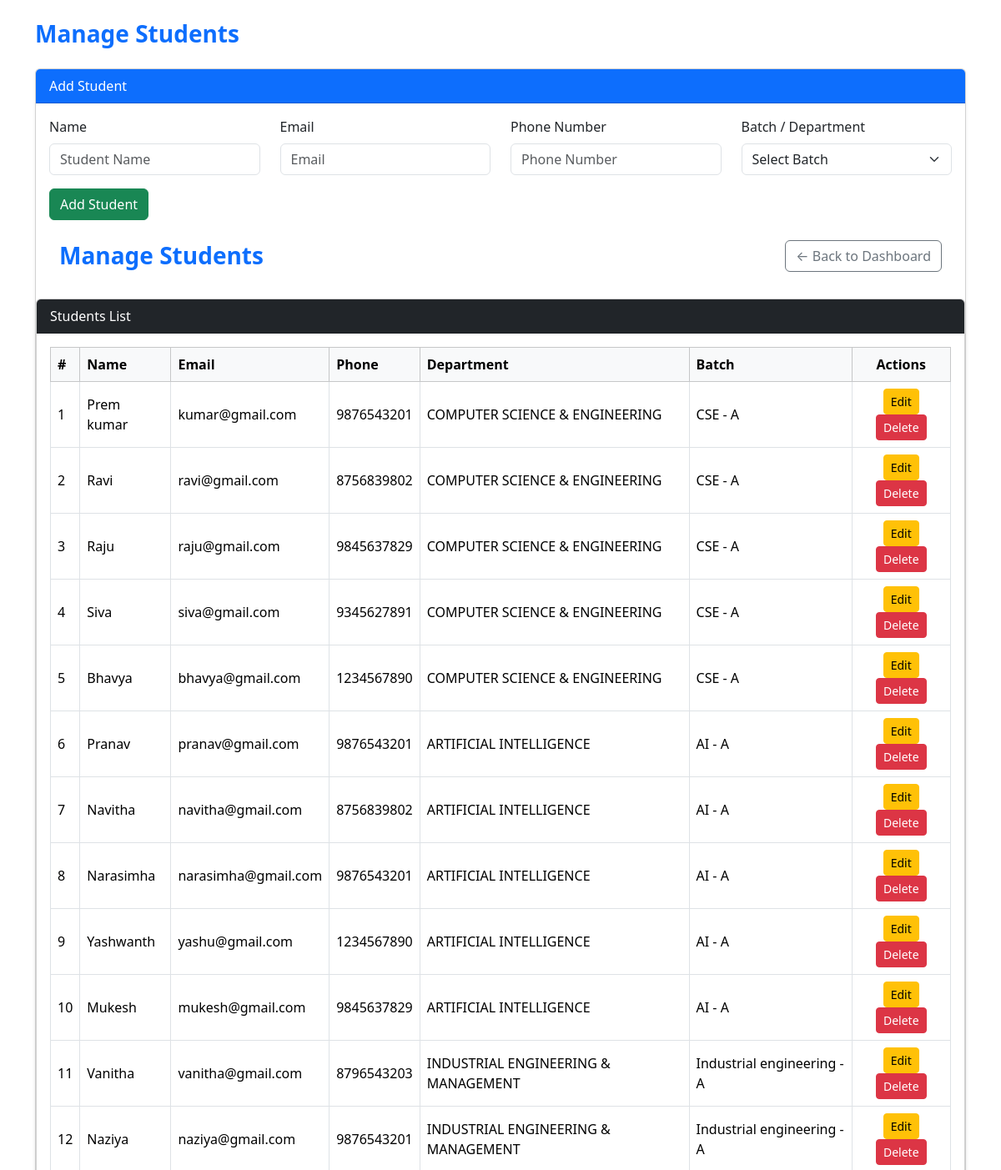
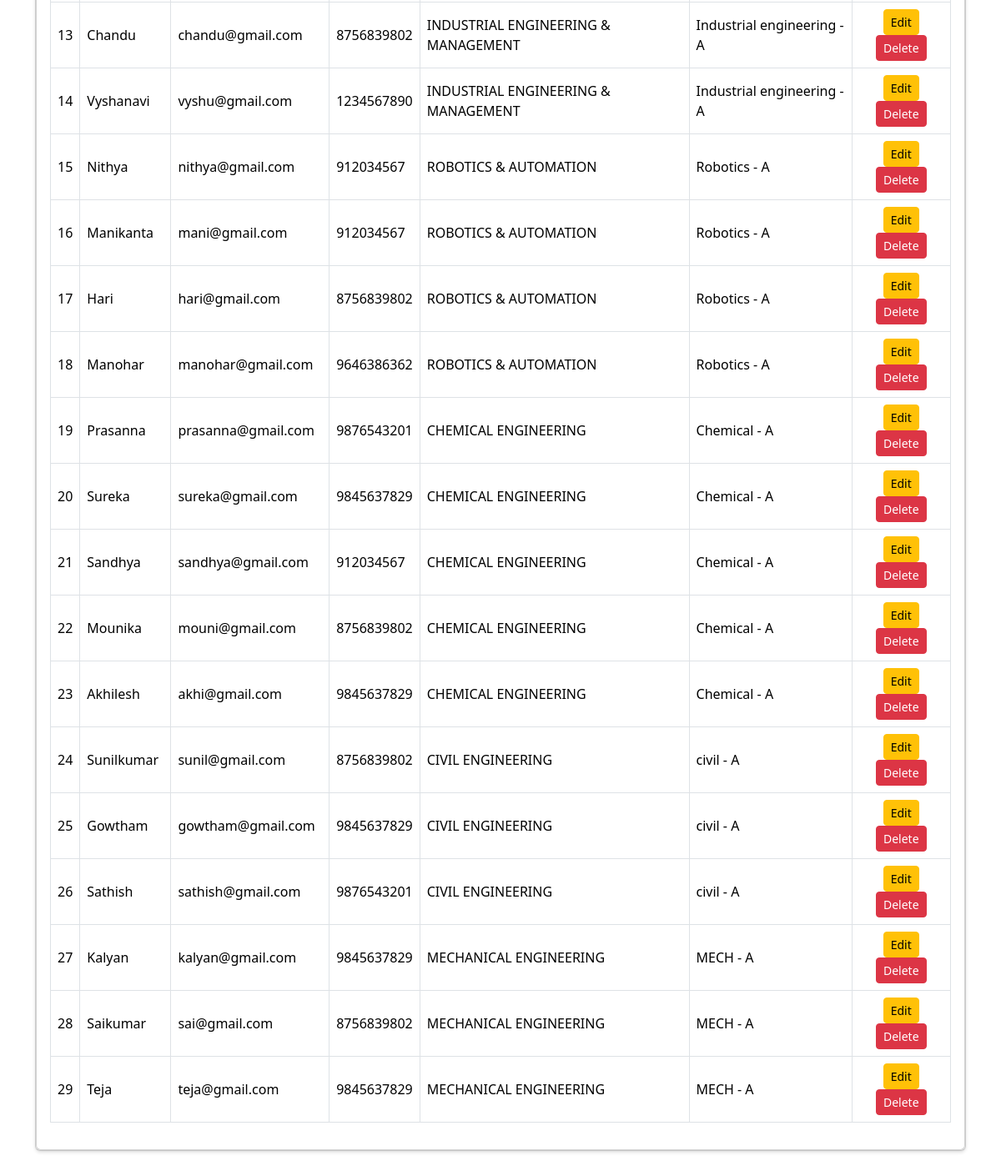
The app's page /manage/ (signed in) with its own data (2 pictures, top to bottom).
### myapp/models.py (models this page shows, shortened)
class Student(models.Model):
    teacher = models.ForeignKey(
        Teacher,
        on_delete=models.CASCADE,
        null=True,
        blank=True
    )
    batch = models.ForeignKey(
        Batch,
        on_delete=models.CASCADE,
        null=True,
        blank=True
    )
    name = models.CharField(max_length=100)
    email = models.EmailField()
    phone_no = models.CharField(max_length=15, blank=True, null=True)
    is_active = models.BooleanField(default=True)

class Batch(models.Model):
    teacher = models.ForeignKey(Teacher, on_delete=models.CASCADE)
    department = models.ForeignKey(Department, on_delete=models.CASCADE)
    batch_name = models.CharField(max_length=100)

class Department(models.Model):
    name = models.CharField(max_length=50)

### myapp/views.py (the view, shortened to what this page needs)
# urls.py: path("manage/", views.manage_students, name="manage_students"),
def manage_students(request):
    teacher_id = request.session.get("teacher_id")
    if not teacher_id:
        return redirect("login")
    batches = Batch.objects.filter(teacher_id=teacher_id)
    students = Student.objects.filter(is_active=True, teacher_id=teacher_id)
    departments = Department.objects.all()
    return render(request, "manage.html", {
        "students": students,
        "batches": batches,
        "departments": departments
    })

### templates/manage.html (shortened to what this page needs)
{% extends "base.html" %}
{% block maincontent %}
<div class="container mt-4">
    <h3 class="mb-4 fw-bold text-primary">Manage Students</h3>
    <div class="card shadow-sm mb-4">
        <div class="card-header bg-primary text-white">
            Add Student
        </div>
        <div class="card-body">
            <form method="POST">
                <div class="row">
                    <div class="col-md-3 mb-3">
                        <label class="form-label">Name</label>
                        <input type="text" name="name" class="form-control" placeholder="Student Name" required>
                    </div>
                    <div class="col-md-3 mb-3">
                        <label class="form-label">Email</label>
                        <input type="email" name="email" class="form-control" placeholder="Email" required>
                    </div>
                    <div class="col-md-3 mb-3">
                        <label class="form-label">Phone Number</label>
                        <input type="text" name="phone" class="form-control" placeholder="Phone Number" required>
                    </div>
                    <div class="col-md-3 mb-3">
                        <label class="form-label">Batch / Department</label>
                        <select name="batch" class="form-select" required>
                            <option value="">Select Batch</option>
                        </select>
                    </div>
                </div>
                <button type="submit" class="btn btn-success">
                    Add Student
                </button>
                <div class="container mt-4">
         <div class="d-flex justify-content-between align-items-center mb-3">
        <h3 class="fw-bold text-primary mb-0">Manage Students</h3>
        <a href="{% url 'dashboard' %}" class="btn btn-outline-secondary">
            ← Back to Dashboard
        </a>
    </div>
            </form>
        </div>
    </div>
    <div class="card shadow-sm">
        <div class="card-header bg-dark text-white">
            Students List
        </div>
        <div class="card-body table-responsive">
            <table class="table table-bordered table-hover align-middle">
                <thead class="table-light">
                    <tr>
                        <th>#</th>
                        <th>Name</th>
                        <th>Email</th>
                        <th>Phone</th>
                        <th>Department</th>
                        <th>Batch</th>
                        <th class="text-center">Actions</th>
                    </tr>
                </thead>
                <tbody>
                    {% for student in students %}
                    <tr>
                        <td>{{ forloop.counter }}</td>
                        <td>{{ student.name }}</td>
                        <td>{{ student.email }}</td>
                        <td>{{ student.phone_no }}</td>
                        <td>{{ student.batch.department.name }}</td>
                        <td>{{ student.batch.batch_name }}</td>
                        <td class="text-center">
                            <a href="{% url 'edit_student' student.id %}"
                               class="btn btn-sm btn-warning">
                                Edit
                            </a>
                            <a href="{% url 'delete_student' student.id %}"
                               class="btn btn-sm btn-danger"
                               onclick="return confirm('Are you sure you want to delete this student?')">
                                Delete
                            </a>
                        </td>
                    </tr>
                    {% empty %}
                    <tr>
                        <td colspan="7" class="text-center text-muted">
                            No students added yet.
                        </td>
                    </tr>
                    {% endfor %}
                </tbody>
            </table>
        </div>
    </div>
</div>
{% endblock maincontent %}

### records on screen
Student: name "Prem kumar", email "kumar@gmail.com", phone_no "9876543201", batch.department.name "COMPUTER SCIENCE & ENGINEERING", batch.batch_name "CSE - A"
Student: name "Ravi", email "ravi@gmail.com", phone_no "8756839802", batch.department.name "COMPUTER SCIENCE & ENGINEERING", batch.batch_name "CSE - A"
Student: name "Raju", email "raju@gmail.com", phone_no "9845637829", batch.department.name "COMPUTER SCIENCE & ENGINEERING", batch.batch_name "CSE - A"
Student: name "Siva", email "siva@gmail.com", phone_no "9345627891", batch.department.name "COMPUTER SCIENCE & ENGINEERING", batch.batch_name "CSE - A"
Student: name "Bhavya", email "bhavya@gmail.com", phone_no "1234567890", batch.department.name "COMPUTER SCIENCE & ENGINEERING", batch.batch_name "CSE - A"
Student: name "Pranav", email "pranav@gmail.com", phone_no "9876543201", batch.department.name "ARTIFICIAL INTELLIGENCE", batch.batch_name "AI - A"
Student: name "Navitha", email "navitha@gmail.com", phone_no "8756839802", batch.department.name "ARTIFICIAL INTELLIGENCE", batch.batch_name "AI - A"
Student: name "Narasimha", email "narasimha@gmail.com", phone_no "9876543201", batch.department.name "ARTIFICIAL INTELLIGENCE", batch.batch_name "AI - A"
Student: name "Yashwanth", email "yashu@gmail.com", phone_no "1234567890", batch.department.name "ARTIFICIAL INTELLIGENCE", batch.batch_name "AI - A"
Student: name "Mukesh", email "mukesh@gmail.com", phone_no "9845637829", batch.department.name "ARTIFICIAL INTELLIGENCE", batch.batch_name "AI - A"
Student: name "Vanitha", email "vanitha@gmail.com", phone_no "8796543203", batch.department.name "INDUSTRIAL ENGINEERING & MANAGEMENT", batch.batch_name "Industrial engineering - A"
Student: name "Naziya", email "naziya@gmail.com", phone_no "9876543201", batch.department.name "INDUSTRIAL ENGINEERING & MANAGEMENT", batch.batch_name "Industrial engineering - A"
Student: name "Chandu", email "chandu@gmail.com", phone_no "8756839802", batch.department.name "INDUSTRIAL ENGINEERING & MANAGEMENT", batch.batch_name "Industrial engineering - A"
Student: name "Vyshanavi", email "vyshu@gmail.com", phone_no "1234567890", batch.department.name "INDUSTRIAL ENGINEERING & MANAGEMENT", batch.batch_name "Industrial engineering - A"
Student: name "Nithya", email "nithya@gmail.com", phone_no "912034567", batch.department.name "ROBOTICS & AUTOMATION", batch.batch_name "Robotics - A"
Student: name "Manikanta", email "mani@gmail.com", phone_no "912034567", batch.department.name "ROBOTICS & AUTOMATION", batch.batch_name "Robotics - A"
Student: name "Hari", email "hari@gmail.com", phone_no "8756839802", batch.department.name "ROBOTICS & AUTOMATION", batch.batch_name "Robotics - A"
Student: name "Manohar", email "manohar@gmail.com", phone_no "9646386362", batch.department.name "ROBOTICS & AUTOMATION", batch.batch_name "Robotics - A"
Student: name "Prasanna", email "prasanna@gmail.com", phone_no "9876543201", batch.department.name "CHEMICAL ENGINEERING", batch.batch_name "Chemical - A"
Student: name "Sureka", email "sureka@gmail.com", phone_no "9845637829", batch.department.name "CHEMICAL ENGINEERING", batch.batch_name "Chemical - A"
Student: name "Sandhya", email "sandhya@gmail.com", phone_no "912034567", batch.department.name "CHEMICAL ENGINEERING", batch.batch_name "Chemical - A"
Student: name "Mounika", email "mouni@gmail.com", phone_no "8756839802", batch.department.name "CHEMICAL ENGINEERING", batch.batch_name "Chemical - A"
Student: name "Akhilesh", email "akhi@gmail.com", phone_no "9845637829", batch.department.name "CHEMICAL ENGINEERING", batch.batch_name "Chemical - A"
Student: name "Sunilkumar", email "sunil@gmail.com", phone_no "8756839802", batch.department.name "CIVIL ENGINEERING", batch.batch_name "civil - A"
Student: name "Gowtham", email "gowtham@gmail.com", phone_no "9845637829", batch.department.name "CIVIL ENGINEERING", batch.batch_name "civil - A"
Student: name "Sathish", email "sathish@gmail.com", phone_no "9876543201", batch.department.name "CIVIL ENGINEERING", batch.batch_name "civil - A"
Student: name "Kalyan", email "kalyan@gmail.com", phone_no "9845637829", batch.department.name "MECHANICAL ENGINEERING", batch.batch_name "MECH - A"
Student: name "Saikumar", email "sai@gmail.com", phone_no "8756839802", batch.department.name "MECHANICAL ENGINEERING", batch.batch_name "MECH - A"
Student: name "Teja", email "teja@gmail.com", phone_no "9845637829", batch.department.name "MECHANICAL ENGINEERING", batch.batch_name "MECH - A"
